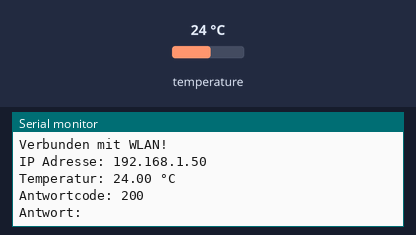
Recording of a sketch running on a simulated ESP32. Parts: the last lines printed to the serial monitor. Inputs (shaded band) come from the test bench; at power-on: temperature 24 °C. WiFi joins after 1.5 s; servers stay silent unless stated; uploads are accepted with an empty reply.

Above: at 2.7 s.
2.8 s: temperature set to 12 °C
At 4.4 s:
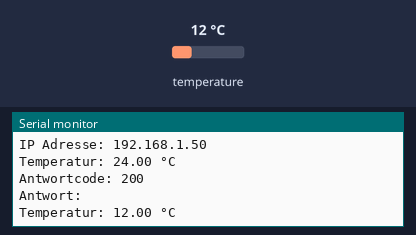
5.5 s: temperature set to 19 °C
At 7.2 s:
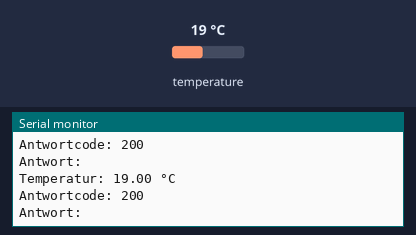
Timing chart, 0 to 8.7 s (numbered marks = the images above; inputs shaded):
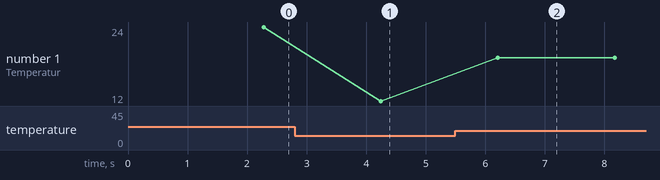

The sketch:

temp.ino
```cpp
#include <OneWire.h>
#include <DallasTemperature.h>
#include <WiFi.h>
#include <HTTPClient.h>

#define ONE_WIRE_BUS 2  // Pin für DS18B20 Data (z. B. GPIO 2)

const char* ssid     = "uni-event";
const char* password = "Q-Summit2025!";
const char* serverUrl = "https://n8n.jannesrudnick.com/webhook/e1748a95-2e09-4e86-92b6-988ae4a93d1d";

OneWire oneWire(ONE_WIRE_BUS);
DallasTemperature sensors(&oneWire);

float lastValidTemp = 0.0; // letzter gültiger Temperaturwert


void setup() {
  Serial.begin(115200);
  sensors.begin();

  Serial.println("WLAN verbinden...");
  WiFi.begin(ssid, password);

  while (WiFi.status() != WL_CONNECTED) {
    delay(500);
    Serial.print(".");
  }

  Serial.println("\nVerbunden mit WLAN!");
  Serial.print("IP Adresse: ");
  Serial.println(WiFi.localIP());
}

void loop() {
  sensors.requestTemperatures();
  float tempC = sensors.getTempCByIndex(0);

  if (tempC == -127.0) {
    tempC = lastValidTemp;
  } else {
    lastValidTemp = tempC; // neuen Wert speichern
  }
  Serial.print("Temperatur: ");
  Serial.print(tempC);
  Serial.println(" °C");

  if (WiFi.status() == WL_CONNECTED) {
    HTTPClient http;

    http.begin(serverUrl);  // Ziel-URL
    http.addHeader("Content-Type", "application/json");

    // JSON-Body erstellen
    String jsonBody = "{\"temperature\": " + String(tempC, 2) + "}";

    int httpResponseCode = http.POST(jsonBody);

    if (httpResponseCode > 0) {
      Serial.println("Antwortcode: " + String(httpResponseCode));
      String response = http.getString();
      Serial.println("Antwort: " + response);
    } else {
      Serial.print("Fehler beim Senden: ");
      Serial.println(httpResponseCode);
    }

    http.end();
  }

  delay(1000);
}
```

Measured:
- after the input at 2.8 s, the serial monitor: prints a new line after 1.4 s (image 1)
- after the input at 5.5 s, the serial monitor: prints a new line after 0.71 s (image 2)
- plotted number 1: 24 → 12 after the input at 2.8 s, 12 → 19 after the input at 5.5 s
